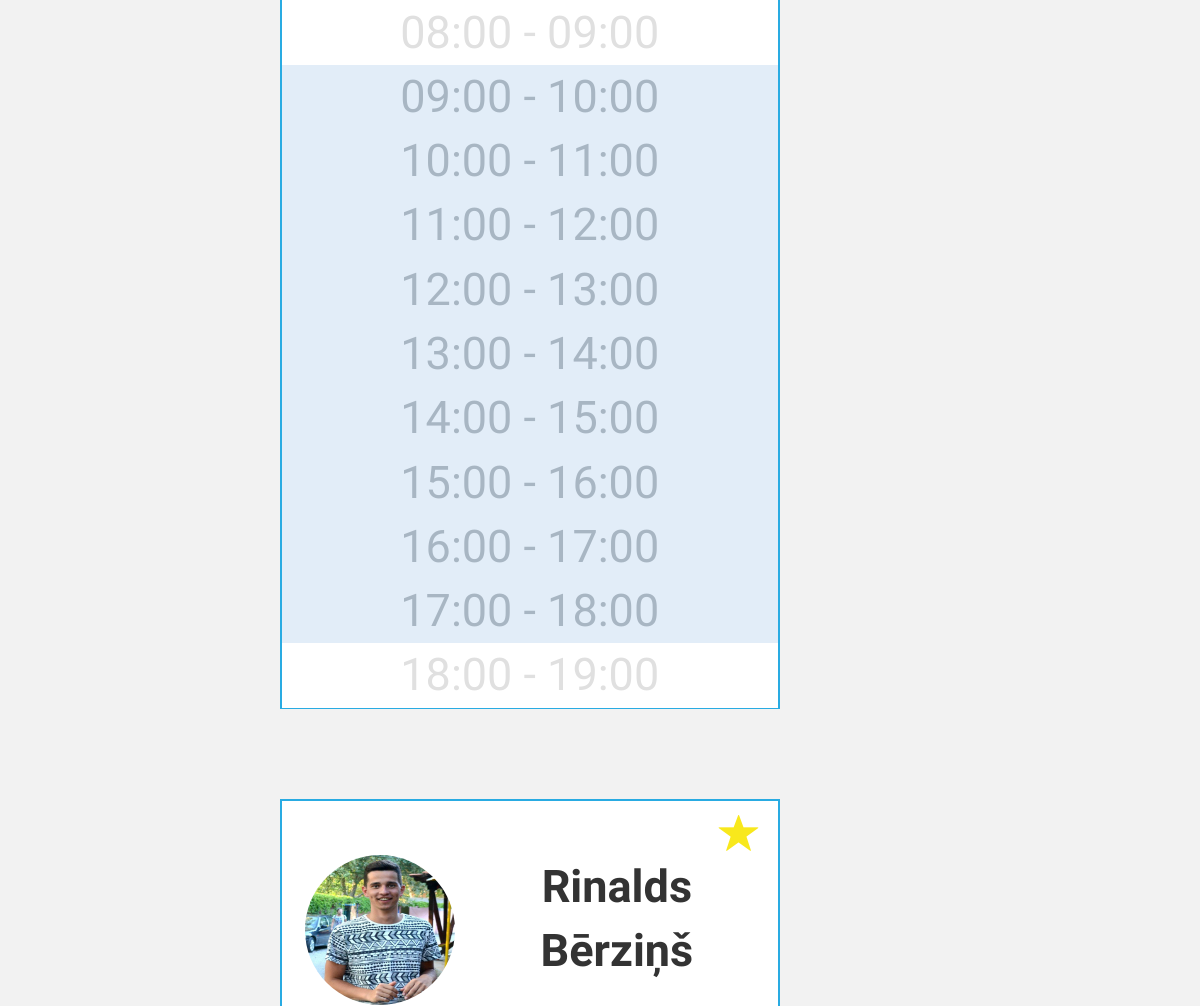
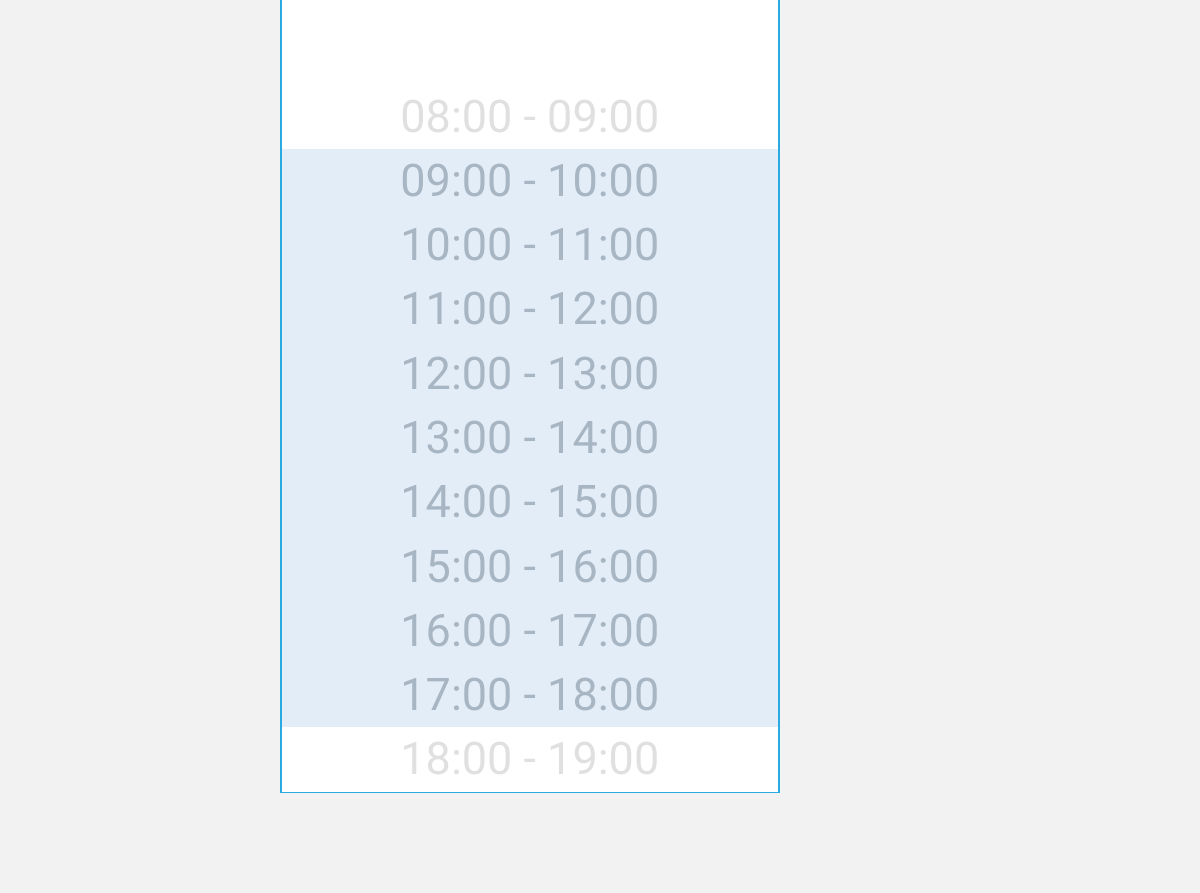
Before: /darba_laiks/saglabatie/ (signed in, lower part) with the older database file (2 pictures, top to bottom).
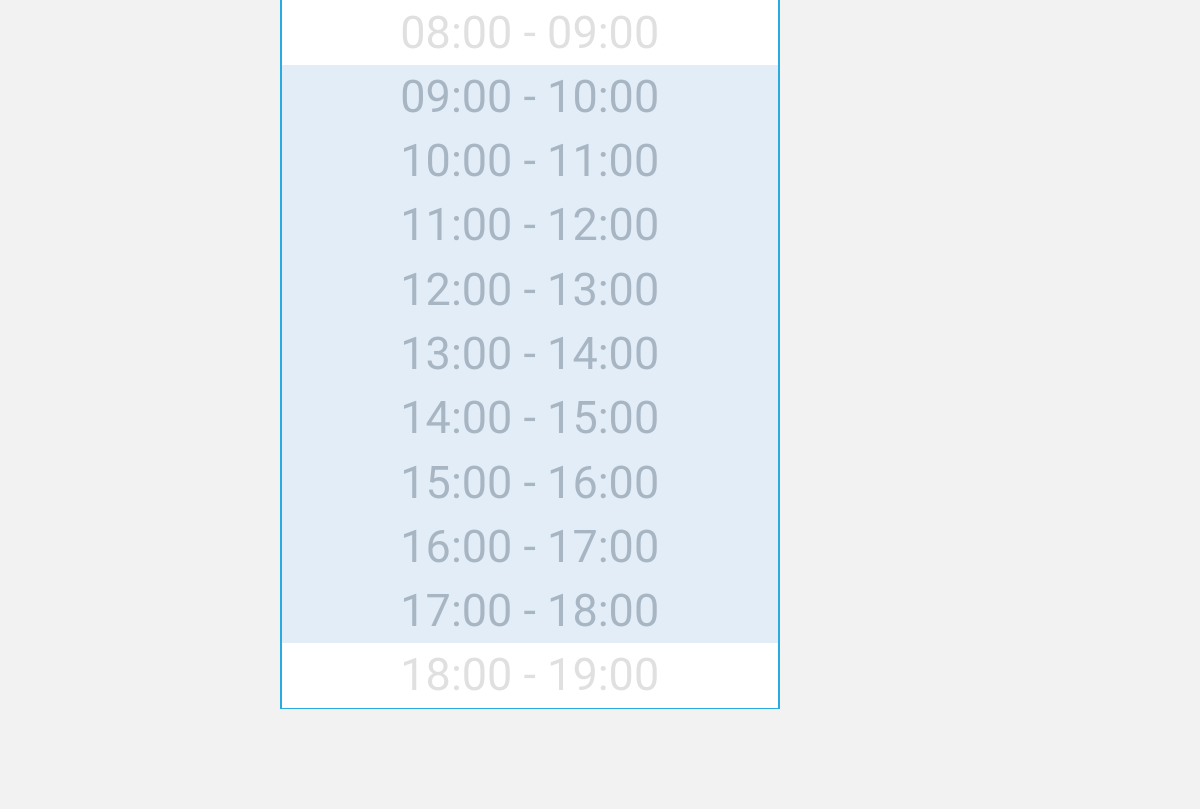
After: the same page with the newer database file.
### darba_laiks/models.py (models this page shows, shortened)
class Saglabatie(models.Model):
    lietotajs_kurs_pievienoja=models.ForeignKey(settings.AUTH_USER_MODEL, related_name='lietotajs_kurs_pievienoja')
    lietotajs_kuru_pievienoja=models.ForeignKey(settings.AUTH_USER_MODEL, related_name='lietotajs_kuru_pievienoja')

class UserProfile(models.Model):
    user = models.OneToOneField(User, related_name='userprofile')
    avatar = models.FileField(default='/avatar.jpg')
    def create_user_profile(sender, instance, created, **kwargs):
        if created:
            UserProfile.objects.create(user=instance)
    post_save.connect(create_user_profile, sender=User)

### darba_laiks/views.py (the view, shortened to what this page needs)
def saglabatie(request): #funkcija, kas darbojas ar saglabato skatu
    if request.user.is_authenticated():
        user_agent = get_user_agent(request)
        if user_agent.is_pc: #parbaude, no kuras ierices lietotajs izmanto sistemu
            x=request.user_agent.browser.family
            if request.method == 'GET':
                datums = datetime.date.today()
                darba_laika_id = Darba_laiks.objects.filter(datums=datetime.date.today()).values_list('id',flat=True).distinct()
                collection_ids = Darba_laiks.objects.filter(datums=datetime.date.today()).values_list('lietotajs',flat=True).distinct()
                izmainitie = [
                    Darba_laiks.objects.filter(lietotajs__id=c)[0] for c in collection_ids
                    ]
                iemesli = [
                    Iemesls.objects.filter(darba_laiks__id=c)[0] for c in darba_laika_id #lai attelotu darbinieku darba laika izmainas, nepieciesams panemt datus no tabulam
                    ]
                atstrada= Atstrada.objects.filter(darba_laiks__id__in=darba_laika_id)
                lietotajs_kurs_pievienoja=request.user
                lietotaja_saglabatie=Saglabatie.objects.filter(lietotajs_kurs_pievienoja=lietotajs_kurs_pievienoja)
                context= {'lietotaja_saglabatie': lietotaja_saglabatie,
                          'datums': datums,
                          'izmainitie': izmainitie,
                          'iemesli': iemesli,
                          'atstrada': atstrada,
                          'x': x,
                         }
                return render(request, 'saglabatie.html', context)
            if request.method == 'POST':
                saglabata_id=request.POST.get("id")
                datums = request.POST.get("date")
                lietotajs_kurs_pievienoja = request.user
                lietotaja_saglabatie = Saglabatie.objects.filter(lietotajs_kurs_pievienoja=lietotajs_kurs_pievienoja)
                darba_laika_id = Darba_laiks.objects.filter(datums=datums).values_list('id', flat=True).distinct()
                collection_ids = Darba_laiks.objects.filter(datums=datums).values_list('lietotajs',flat=True).distinct()
                izmainitie = [
                    Darba_laiks.objects.filter(lietotajs__id=c)[0] for c in collection_ids
                ]
                iemesli = [
                    Iemesls.objects.filter(darba_laiks__id=c)[0] for c in darba_laika_id
                ]
                atstrada = Atstrada.objects.filter(darba_laiks__id__in=darba_laika_id)
                lietotajs_kurs_pievienoja = request.user
                lietotaja_saglabatie = Saglabatie.objects.filter(lietotajs_kurs_pievienoja=lietotajs_kurs_pievienoja)
                if saglabata_id: #ja lietotajs grib nodzest kadu no saglabato saraksta
                    lietotajs_kuru_pievienoja = User.objects.get(id=saglabata_id)
                    i = Saglabatie.objects.filter(lietotajs_kuru_pievienoja=lietotajs_kuru_pievienoja)
                    datums=request.POST.get("datums1")
                    i.delete()
                context = {'lietotaja_saglabatie': lietotaja_saglabatie,
                           'datums': datums,
                           'izmainitie': izmainitie,
                           'iemesli': iemesli,
                           'atstrada': atstrada,
                           }
                return render(request, 'saglabatie.html', context)
        else: #ja tiek lietota cita tipa ierice, piemeram, telefons
            if request.method == 'GET': #funkcionalitate sakrit ar funkcionalitati datoram
                datums = datetime.date.today()
                darba_laika_id = Darba_laiks.objects.filter(datums=datetime.date.today()).values_list('id',flat=True).distinct()
                collection_ids = Darba_laiks.objects.filter(datums=datetime.date.today()).values_list('lietotajs',flat=True).distinct()
                izmainitie = [
                    Darba_laiks.objects.filter(lietotajs__id=c)[0] for c in collection_ids
                    ]
                iemesli = [
                    Iemesls.objects.filter(darba_laiks__id=c)[0] for c in darba_laika_id
                    ]
                atstrada= Atstrada.objects.filter(darba_laiks__id__in=darba_laika_id)
                lietotajs_kurs_pievienoja=request.user
                lietotaja_saglabatie=Saglabatie.objects.filter(lietotajs_kurs_pievienoja=lietotajs_kurs_pievienoja)
                context= {'lietotaja_saglabatie': lietotaja_saglabatie,
                          'datums': datums,
                          'izmainitie': izmainitie,
                          'iemesli': iemesli,
                          'atstrada': atstrada,
                         }
                return render(request, 'saglabatie_mobile.html', context)
    else:
        return HttpResponseRedirect('/darba_laiks/login/')

### darba_laiks/models.py (called while the page is built)
    def __str__(self):
        return str(self.datums)+'  '+ str(self.no)+' - '+ str(self.lidz)

    def __str__(self):
        if (self.slimiba):
            return 'Slimiba ' + str(self.darba_laiks)
        elif (self.atvalinajums):
            return 'Atvalinajums ' + str(self.darba_laiks)
        elif (self.lekcijas):
            return 'Lekcijas ' + str(self.darba_laiks)
        elif (self.darbs_no_majam):
            return 'Darbs no majam ' + str(self.darba_laiks)
        elif (self.mazaka_slodze):
            return 'Mazaka slodze ' + str(self.darba_laiks)
        else:
            return 'Cits ' + str(self.darba_laiks)

### templates/saglabatie_mobile.html (shortened to what this page needs)
{%extends "base_mobile.html" %}
{% block content %}
{% load staticfiles %}
<link rel="stylesheet" type="text/css" href="{% static 'css/all_mobile.css' %}">
        <div class = "container-fluid" id = "content">
            {% for izmainits in lietotaja_saglabatie %}
                {% if request.user == izmainits%}
                {% else %}
               <div class = "row" id = "people">
                <div class = "col-sm-2 userBox" id ="oneUser">
                     <div class = "dayBox" id = "box">
                        <div id = "user">
                                <form method='POST' class = "star" role="form" action="/darba_laiks/darbinieki/">{% csrf_token %}
                                    <button type = "submit" value = "Saglabāt" id="Save">
                                        <span class="glyphicon glyphicon-star starFavorites"></span>
                                    </button>
                                </form>
                            <div id = "userInfo">
                                    <img src="{{izmainits.lietotajs_kuru_pievienoja.userprofile.avatar.url}}" class="img">
                                <div id ="userName">
                                    <div class ="userFull">{{izmainits.lietotajs_kuru_pievienoja.first_name}} {{izmainits.lietotajs_kuru_pievienoja.last_name}}</div>
                                </div>
                            </div>
                        </div>
                        <ul id = "time">
                             <li class = "box1" id = "Mo08">08:00 - 09:00</li>
                             <li tabindex="1" class = "box2" id = "09" data-toggle = "tooltip" data-placement = "right">09:00 - 10:00</li>
                             <li tabindex="1" class = "box2" id = "10" data-toggle = "tooltip" data-placement = "right">10:00 - 11:00</li>
                             <li tabindex="1" class = "box2" id = "11" data-toggle = "tooltip" data-placement = "right">11:00 - 12:00</li>
                             <li tabindex="1" class = "box2" id = "12" data-toggle = "tooltip" data-placement = "right">12:00 - 13:00</li>
                             <li tabindex="1" class = "box2" id = "13" data-toggle = "tooltip" data-placement = "right">13:00 - 14:00</li>
                             <li tabindex="1" class = "box2" id = "14" data-toggle = "tooltip" data-placement = "right">14:00 - 15:00</li>
                             <li tabindex="1" class = "box2" id = "15" data-toggle = "tooltip" data-placement = "right">15:00 - 16:00</li>
                             <li tabindex="1" class = "box2" id = "16" data-toggle = "tooltip" data-placement = "right">16:00 - 17:00</li>
                             <li tabindex="1" class = "box2" id = "17" data-toggle = "tooltip" data-placement = "right">17:00 - 18:00</li>
                             <li class = "box1" id = "18">18:00 - 19:00</li>
                         </ul>
                     </div>
                </div>
 </div>
                   {% endif %}
            {% endfor %}
        </div>
        <div id = "dataForFill">
            <div class="row">
            </div>
        </div>
{% endblock %}

### templates/base_mobile.html (shortened to what this page needs)
{% load staticfiles %}
<link rel="stylesheet" href="https://maxcdn.bootstrapcdn.com/bootstrap/3.3.7/css/bootstrap.min.css">
<link rel="stylesheet" href="https://maxcdn.bootstrapcdn.com/bootstrap/3.3.7/css/bootstrap.min.css">
<link rel="stylesheet" type="text/css" href="{% static 'datepicker/css/bootstrap-datepicker.min.css' %}" />
<link rel="stylesheet" type="text/css" href="{% static 'timepicker/jquery.timepicker.min.css' %}" />
<link rel="stylesheet" href="https://ajax.googleapis.com/ajax/libs/jqueryui/1.11.4/themes/smoothness/jquery-ui.css">
<link rel="stylesheet" type="text/css" href="{% static 'css/style_mobile.css' %}" />
<!DOCTYPE html>
<html lang="en">
  <head>
  </head>
    <body>
      <div class="container-fluid">
        {% block content %}
        {% endblock %}
      </div>
    </body>

### static/css/style_mobile.css (style rules this page uses)
#Content { margin-top: 100px; margin-left: 250px; margin-right: 250px; }
body { background-color: #f2f2f2; font-family: 'Oxygen'; }
li { list-style-type: none; }

### static/css/all_mobile.css (style rules this page uses)
#content { margin-top: 10px; }
li { list-style-type: none; }
.col-sm-2 { font-size:45px; }
#oneUser { width: 500px; text-align: center; margin-bottom: 2em; }
#box { width: 500px; height: 1000px; border: solid 2px #29abe2; text-align: center; background-color: #ffffff; }
.box1 { background-color: #ffffff; color: #e0e0e0; }
.box2 { background-color: #e2edf8; color: #a8b6c3; }
#dataForFill { font-size: 0; }
#time { margin-left: -0.9em; }

Changed rows visible on the page:
removed Saglabatie: lietotajs_kuru_pievienoja.userprofile.avatar (picture), lietotajs_kuru_pievienoja.first_name "Rinalds", lietotajs_kuru_pievienoja.last_name "Bērziņš"
